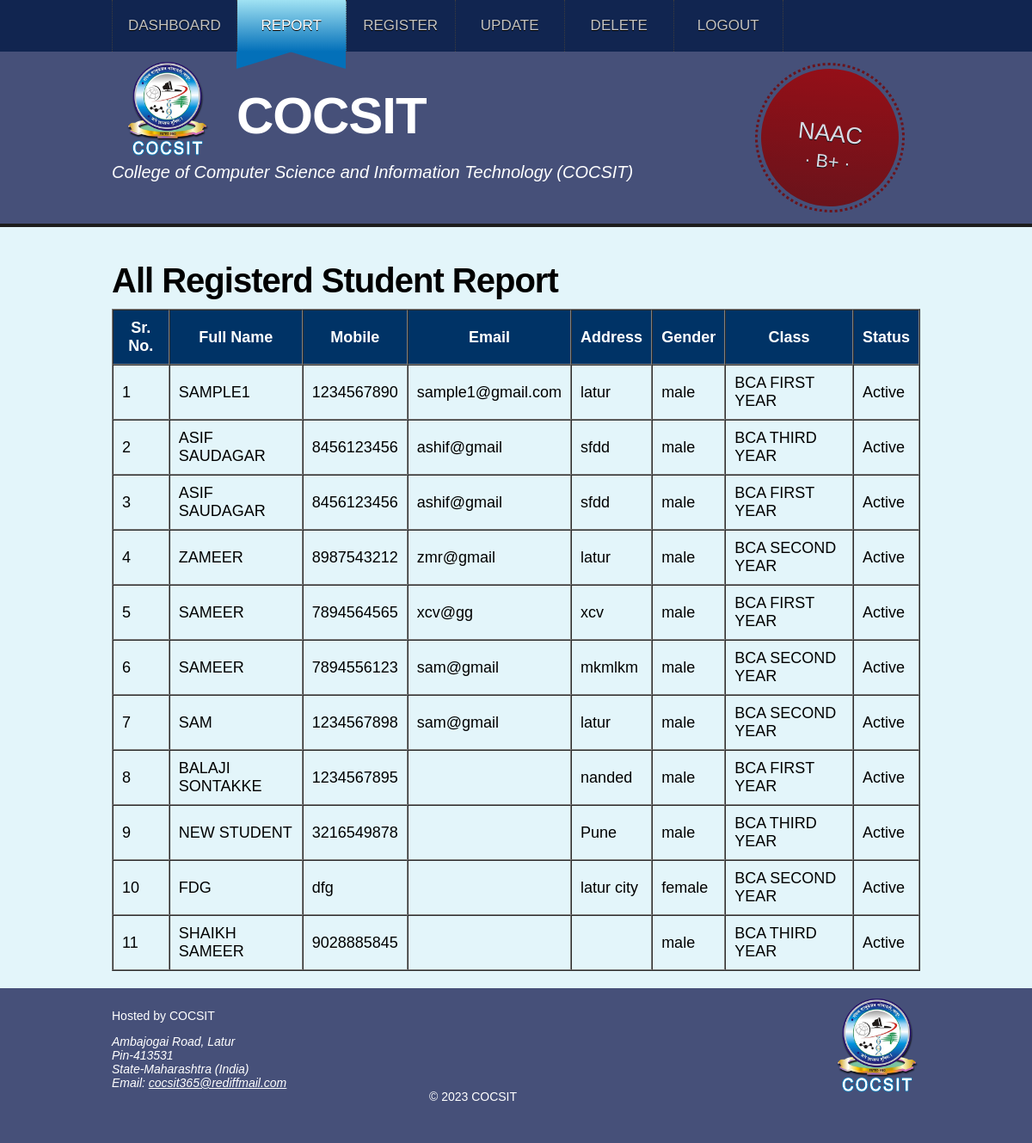
The app's page /report.php (signed in) with its own data.
### tables this page shows
CREATE TABLE `stud_registration_tb` (
  `stud_id` int(11) NOT NULL,
  `stud_full_name` varchar(50) NOT NULL,
  `stud_mobile` varchar(12) NOT NULL,
  `stud_email` varchar(30) NOT NULL,
  `stud_address` text NOT NULL,
  `stud_gender` varchar(20) NOT NULL,
  `class_id` int(10) NOT NULL,
  `stud_status` int(11) NOT NULL DEFAULT '1'
);

CREATE TABLE `class_tb` (
  `class_id` int(10) NOT NULL,
  `class_name` varchar(50) NOT NULL,
  `status` int(11) NOT NULL DEFAULT '1'
);

### report.php (the view, shortened to what this page needs)
<?php
include("common/db_connect.php");
$pagename="report";
?>
<!DOCTYPE html>
<html lang="en">
    <head>
        <link href="style/style.css" rel="stylesheet" type="text/css" />
    </head>
    <body>
    <?php include("common/admin_menu.php"); ?>
    <?php include("common/header.php"); ?>
        <section class="page-section">
            <div class="container">
                <section class="introduction">
                    <h1>
                        All Registerd Student Report
                    </h1>
 <table align="center" cellspacing="0" cellpadding="10px;" border="1">
 	<tr style="background-color:#003366; color:#FFFFFF;">
    		<th>Sr. No.</th>
<th>Full Name</th>
<th>Mobile</th>
<th>Email</th>
<th>Address</th>
<th>Gender</th>
<th>Class</th>
<th>Status</th>
    </tr>
    <?php
		$query="SELECT * FROM stud_registration_tb JOIN class_tb ON stud_registration_tb.class_id=class_tb.class_id ORDER BY stud_id DESC";
		$result = mysqli_query($conn, $query);
		$rowcount=mysqli_num_rows($result);
		if($rowcount> 0)
		{
				$srno = 0;
				while($datarow = mysqli_fetch_array($result))
			{
			$srno++;
			?>
             <tr>
                    <td>
             		<?php echo $srno;?>
                    </td>
                    <td>
                    <?php echo $datarow['stud_full_name'];?>
                    </td>
                    <td>
                    <?php echo $datarow['stud_mobile'];?>
                    </td>
                    <td>
                    <?php echo $datarow['stud_email'];?>
                    </td>
                    <td>
                    <?php echo $datarow['stud_address'];?>
                    </td>
                    <td>
                    <?php echo $datarow['stud_gender'];?>
                    </td>
                    <td>
                    <?php echo $datarow['class_name'];?>
                    </td>
                    <td>
                    <?php if ($datarow['stud_status'] == 1){echo "Active";}else{echo "In-Active";};?>
                    </td>
            </tr>
			<?php
			}
		}
	?>
</table>
                </section>
            </div>
        </section>
        <?php include("common/footer.php"); ?>
    </body>
</html>

### common/admin_menu.php
<nav class="page-nav">
            <div class="container">
                <a href="dashboard.php" <?php if($pagename==="dashboard"){ echo("class=active");}?>>Dashboard</a>
                <a href="report.php"<?php if($pagename==="report"){ echo("class=active");}?>>Report</a>
                <a href="register.php"<?php if($pagename==="register"){ echo("class=active");}?>>Register</a>
                <a href="update.php"<?php if($pagename==="update"){ echo("class=active");}?>>Update</a>
                <a href="delete.php"<?php if($pagename==="delete"){ echo("class=active");}?>>Delete</a>
                <a href="logout.php"<?php if($pagename==="logout"){ echo("class=active");}?>>Logout</a>
            </div>
</nav>

### common/header.php
<header class="page-header">
            <div class="container">
                <img src="images/logo.png" alt="" width="100" class="logo">
                <h1>COCSIT</h1>
                <p class="tag-line">College of Computer Science and Information Technology (COCSIT)</p>
                <a class="register" href="register.html">
                    NAAC<br />
                    <span class="free">&#183; B+ &#183;</span>
                </a>
            </div>
        </header>

### common/footer.php
<footer class="page-footer">
            <div class="container">
                <img src="images/logo.png" width="100" alt="" style="float: right;">
                <p>
                    Hosted by COCSIT
                </p>
                <address>
                    Ambajogai Road, Latur
                    <br>
                    Pin-413531
                    <br>
                    State-Maharashtra (India)
                    <br>
                    Email: <a href="#" style="color: white;">cocsit365@rediffmail.com</a>
                </address>
                <center>
                    &#169; 2023 COCSIT
                </center>
            </div>
        </footer>

### style/style.css (style rules this page uses)
html { font-size: 62.5%; font-family: Calibri, Arial, sans-serif; background-color: #e3f5fa; height: 100%; }
body { height: 100%; margin: 0; font-size: 1.8rem; }
.logo { float: left; margin-left: 15px; margin-right: 30px; }
.container { padding: 0 1rem; max-width: 94rem; margin: 0 auto; }
section.page-section .container { padding-bottom: 2rem; }
h1 { font-size: 4rem; letter-spacing: -1px; margin: 1em 0 .25em 0; }
nav.page-nav { background-color: #112550; line-height: 6rem; font-size: 1.7rem; }
nav.page-nav .container { display: flex; display: flexbox; }
nav.page-nav a { display: block; min-width: 9rem; padding: 0 1.8rem; border-right: 1px dotted #3D3D3D; text-decoration: none; text-transform: uppercase; text-align: center; color: #c3c3c3; text-shadow: 0 1px 0 #000; }
nav.page-nav a:first-child { border-left: 1px dotted #3D3D3D; }
nav.page-nav .active { color: #fff; background: linear-gradient(#a0e2f3, #0370b9); }
nav.page-nav .active:before { position: absolute; top: 6rem; display: block; height: 0; width: 0; margin-left: -1.9rem; border-top: 2rem solid #0370b9; border-right: 6.5rem solid transparent; content: ""; }
nav.page-nav .active:after { position: absolute; display: block; height: 0; width: 0; margin-left: 4.3rem; border-top: 2rem solid #0370b9; border-left: 6.5rem solid transparent; content: ""; }
header.page-header { height: 20rem; color: #fff; background-color: #465079; background-repeat: repeat-x; background-position: left bottom; border-bottom: 4px solid #1d1d1d; }
header.page-header .container { padding: 1rem; position: relative; }
header.page-header h1 { margin: 0; font-size: 6rem; padding-top: 3rem; }
header.page-header p { font-size: 2rem; font-style: italic; }
header.page-header .register { display: block; position: absolute; top: 20px; right: 35px; width: 160px; height: 100px; padding-top: 60px; opacity: 0.8; font-size: 2.7rem; color: #fff; text-align: center; text-decoration: none; text-transform: uppercase; border-radius: 100%; text-shadow: 0 1px 0 #000; transform: rotate(6deg); background: -ms-linear-gradient(#a80000, #740404); background: linear-gradient(#a80000, #740404); transition: transform 1s; }
header.page-header .register:before { display: block; position: absolute; top: -7px; right: -7px; height: 168px; width: 168px; content: ""; border: 3px dotted #740404; border-radius: 100%; }
header.page-header .register .free { font-size: 80%; }
footer.page-footer { background-color: #465079; color: #fff; font-size: 1.4rem; height: 18rem; }
footer.page-footer .container { padding: 1rem; }
section.page-section { min-height: calc(100% - 46.6rem); }

### records on screen
stud_registration_tb: stud_full_name "SAMPLE1", stud_mobile "1234567890", stud_email "sample1@gmail.com", stud_address "latur", stud_gender "male", class.class_name "BCA FIRST YEAR", stud_status "Active"
stud_registration_tb: stud_full_name "ASIF SAUDAGAR", stud_mobile "8456123456", stud_email "ashif@gmail", stud_address "sfdd", stud_gender "male", class.class_name "BCA THIRD YEAR", stud_status "Active"
stud_registration_tb: stud_full_name "ASIF SAUDAGAR", stud_mobile "8456123456", stud_email "ashif@gmail", stud_address "sfdd", stud_gender "male", class.class_name "BCA FIRST YEAR", stud_status "Active"
stud_registration_tb: stud_full_name "ZAMEER", stud_mobile "8987543212", stud_email "zmr@gmail", stud_address "latur", stud_gender "male", class.class_name "BCA SECOND YEAR", stud_status "Active"
stud_registration_tb: stud_full_name "SAMEER", stud_mobile "7894564565", stud_email "xcv@gg", stud_address "xcv", stud_gender "male", class.class_name "BCA FIRST YEAR", stud_status "Active"
stud_registration_tb: stud_full_name "SAMEER", stud_mobile "7894556123", stud_email "sam@gmail", stud_address "mkmlkm", stud_gender "male", class.class_name "BCA SECOND YEAR", stud_status "Active"
stud_registration_tb: stud_full_name "SAM", stud_mobile "1234567898", stud_email "sam@gmail", stud_address "latur", stud_gender "male", class.class_name "BCA SECOND YEAR", stud_status "Active"
stud_registration_tb: stud_full_name "BALAJI SONTAKKE", stud_mobile "1234567895", stud_address "nanded", stud_gender "male", class.class_name "BCA FIRST YEAR", stud_status "Active"
stud_registration_tb: stud_full_name "NEW STUDENT", stud_mobile "3216549878", stud_address "Pune", stud_gender "male", class.class_name "BCA THIRD YEAR", stud_status "Active"
stud_registration_tb: stud_full_name "FDG", stud_mobile "dfg", stud_address "latur city", stud_gender "female", class.class_name "BCA SECOND YEAR", stud_status "Active"
stud_registration_tb: stud_full_name "SHAIKH SAMEER", stud_mobile "9028885845", stud_gender "male", class.class_name "BCA THIRD YEAR", stud_status "Active"
